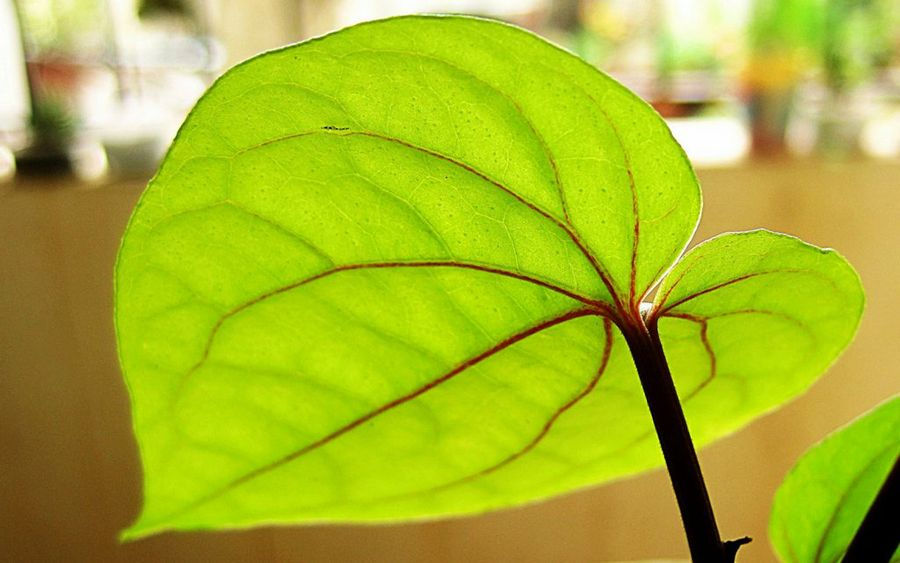
#> input picture watershed/aplicacion 1/hoja.jpg, 900 x 563 px
$ python watershed.py
#> lines starting #> are read from the running program, lines starting #| are printed output that depends on the picture; after the words box and inside, x2 and y2 are one past the last pixel; in counts of white or black regions, pixels touching at a corner belong together
import numpy as np
import cv2
from matplotlib import pyplot as plt
image = 'hoja.jpg'

img = cv2.imread(image)
#> img is the input picture: shape (563, 900, 3); mean B, G, R 39.4, 181.9, 166.9
gray = cv2.cvtColor(img, cv2.COLOR_BGR2GRAY)
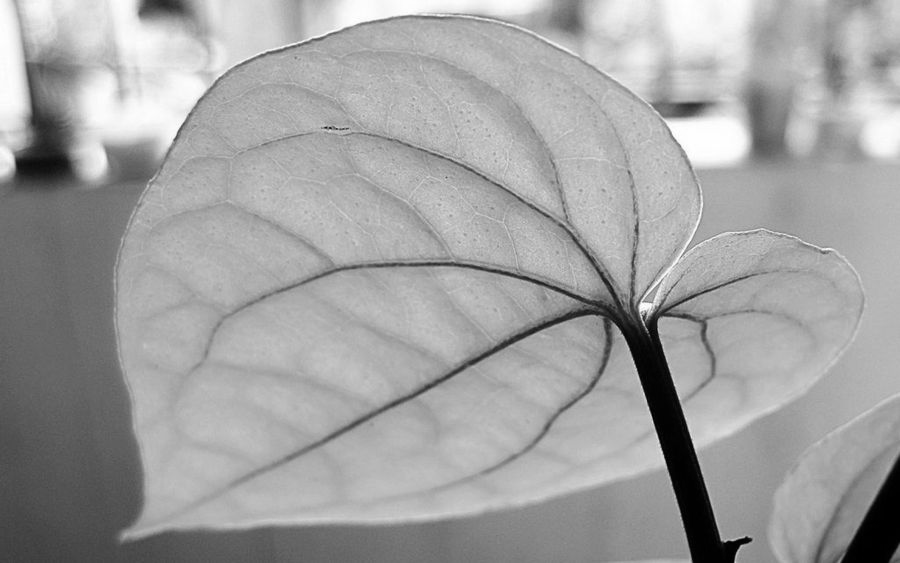
#> gray: shape (563, 900); min 0, max 255, mean 161.2
ret, thresh = cv2.threshold(gray, 0, 255, cv2.THRESH_BINARY_INV + cv2.THRESH_OTSU)
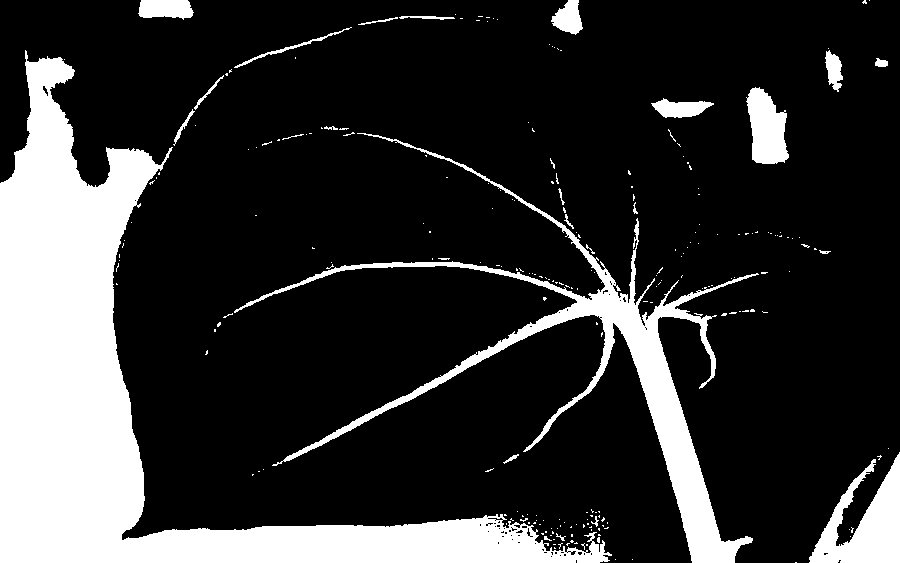
#> thresh: shape (563, 900); 20.1% white; 233 white regions (209 under 20 px), largest, box (x1, y1, x2, y2) and area: (0, 50, 612, 563) 71728, (234, 133, 759, 563) 18115, (809, 452, 900, 563) 4970
#> ret = 133

# Eliminación del ruido
kernel = np.ones((3, 3), np.uint8)
opening = cv2.morphologyEx(thresh, cv2.MORPH_OPEN, kernel, iterations=2)
#> opening: shape (563, 900); 18.8% white; 24 white regions, largest, box (x1, y1, x2, y2) and area: (0, 58, 605, 563) 70763, (330, 251, 752, 563) 13837, (810, 455, 900, 563) 4811

# Encuentra el área del fondo
sure_bg = cv2.dilate(opening, kernel, iterations=3)
#> sure_bg: shape (563, 900); 22.2% white; 19 white regions, largest, box (x1, y1, x2, y2) and area: (0, 55, 608, 563) 75674, (327, 248, 755, 563) 21224, (807, 452, 900, 563) 5982

# Encuentra el área del primer
dist_transform = cv2.distanceTransform(opening, cv2.DIST_L2, 5)
ret, sure_fg = cv2.threshold(dist_transform, 0.7 * dist_transform.max(), 255, 0)
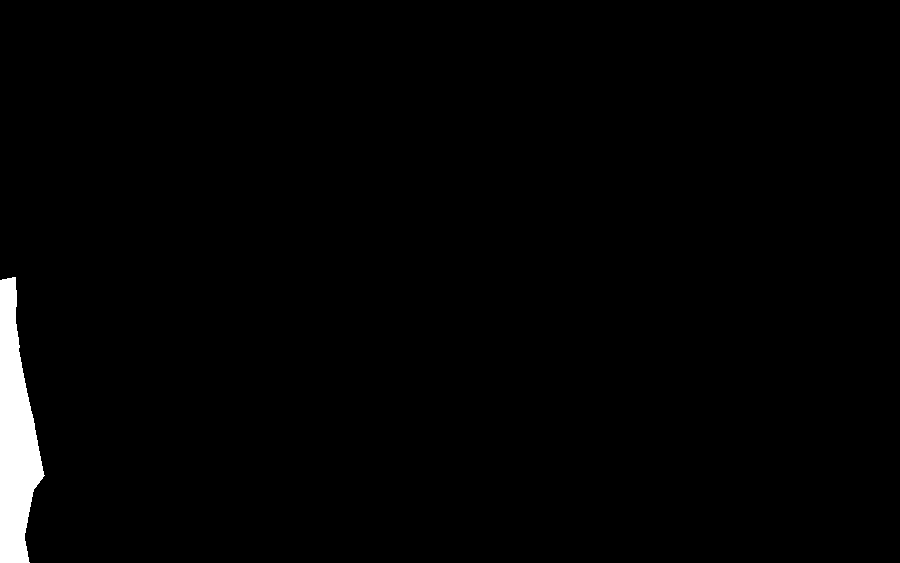
#> sure_fg: shape (563, 900) float32; 1.6% white; 1 white region, box (x1, y1, x2, y2) and area: (0, 277, 45, 563) 7872
#> ret = 97.36

# Encuentra la región desconocida (bordes)
sure_fg = np.uint8(sure_fg)
unknown = cv2.subtract(sure_bg, sure_fg)
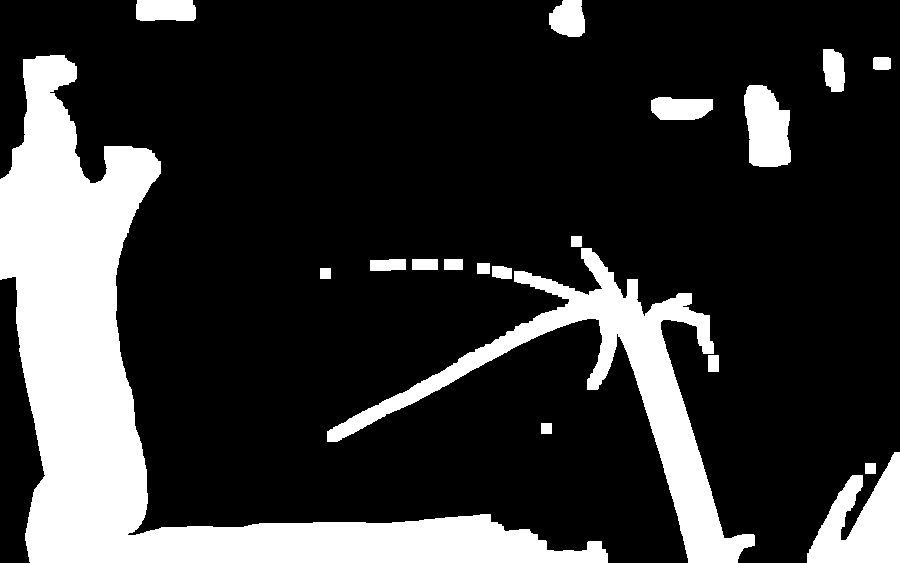
#> unknown: shape (563, 900); 20.6% white; 19 white regions, largest, box (x1, y1, x2, y2) and area: (0, 55, 608, 563) 67802, (327, 248, 755, 563) 21224, (807, 452, 900, 563) 5982

# Etiquetado
ret, markers = cv2.connectedComponents(sure_fg)
#> ret = 2

# Adiciona 1 a todas las etiquetas para asegurra que el fondo sea 1 en lugar de cero
markers = markers + 1

# Ahora se marca la región desconocida con ceros
markers[unknown == 255] = 0
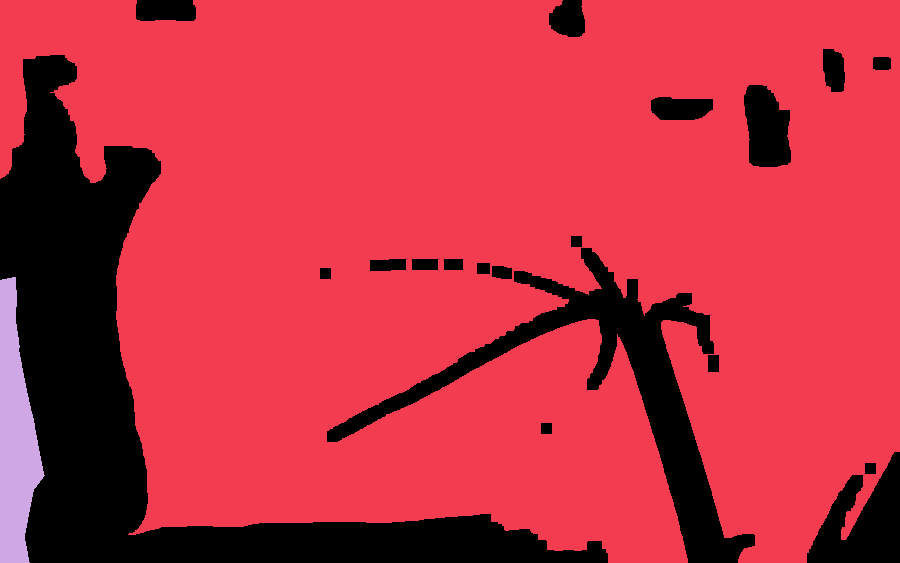
#> markers: shape (563, 900) int32; 3 distinct labels, from 0 to 2; one colour per label, 0 black
markers = cv2.watershed(img, markers)
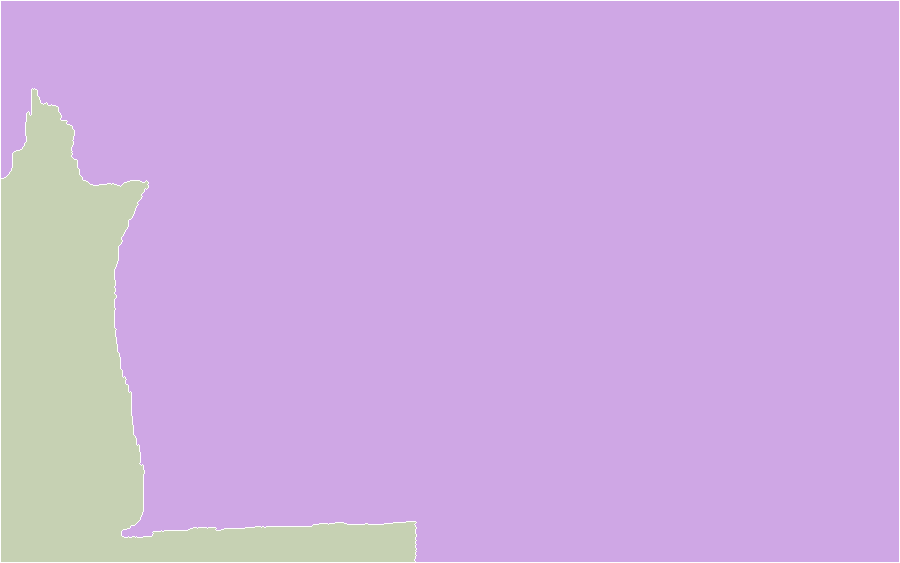
#> markers: shape (563, 900) int32; 3 distinct labels, from -1 to 2; one colour per label, 0 black, -1 white
img[markers == -1] = [255, 0, 0]
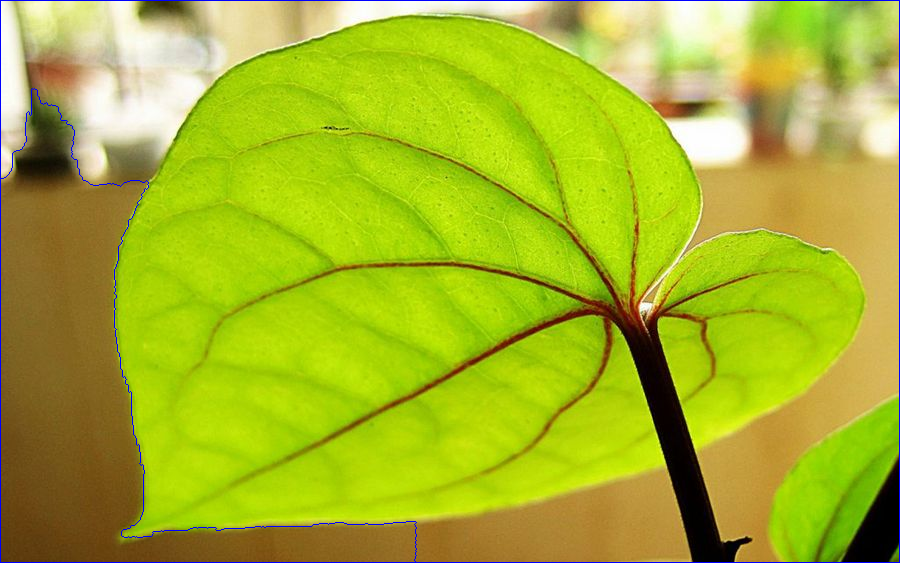
#> img: shape (563, 900, 3); 0.77% of pixels changed, all inside (x1, y1, x2, y2) = (0, 0, 900, 563)

cv2.imwrite("binarizada.jpg", thresh)
cv2.imwrite("sin ruido.jpg", opening)
cv2.imwrite("area de fondo.jpg", sure_bg)
cv2.imwrite("area de frente.jpg", sure_fg)
cv2.imwrite("distancia.jpg", dist_transform)
cv2.imwrite("bordes.jpg", unknown)
cv2.imwrite("regiones.jpg", img)

cv2.waitKey(0)
cv2.destroyAllWindows()
